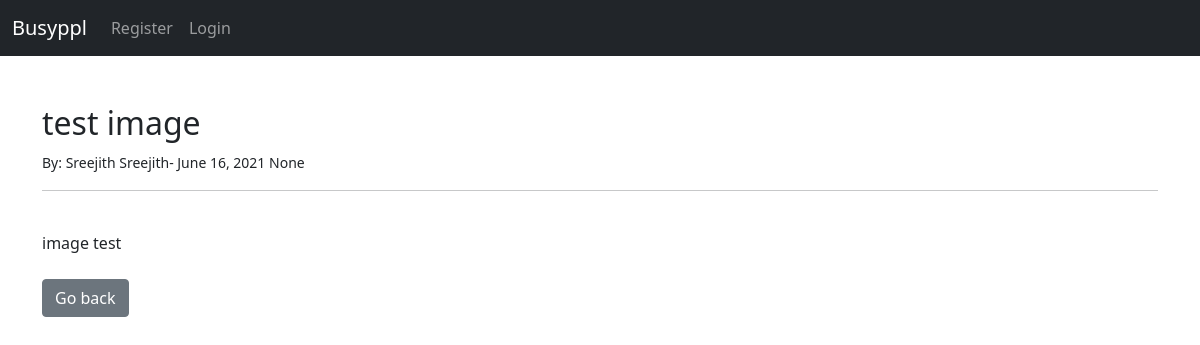
The app's page /article/13 with its own data.
### theblog/models.py (models this page shows, shortened)
class Post(models.Model):
    title = models.CharField(max_length=255)
    title_tag = models.CharField(max_length=255)
    author = models.ForeignKey(User, on_delete=models.CASCADE)
    body = models.TextField()
    post_date = models.DateField(auto_now_add=True)
    upload_img  = models.ImageField(max_length=50)

### theblog/views.py (the view)
# urls.py: path('article/<int:pk>', ArticleDetailView.as_view(), name="article-detail"),
class ArticleDetailView(DetailView):
     model = Post
     template_name = 'article_details.html'

### theblog/templates/article_details.html (shortened to what this page needs)
{% extends 'base.html' %}
{% block content %}
<h2>{{ post.title }}</h2>
<small>By: {{post.author.first_name}} {{post.author.first_name}}- {{post.post_date}}
 {{user.id}}
</small><br/>
<hr>
<br/>
{{post.body|safe}}
<br/> <br/>
<a href="{% url 'home' %}" class="btn btn-secondary">Go back</a>
{% endblock %}

### records on screen
Post: title "test image", author.first_name "Sreejith", post_date "June 16, 2021", body "image test"

### other values on screen
{{ user.id }} "None"
